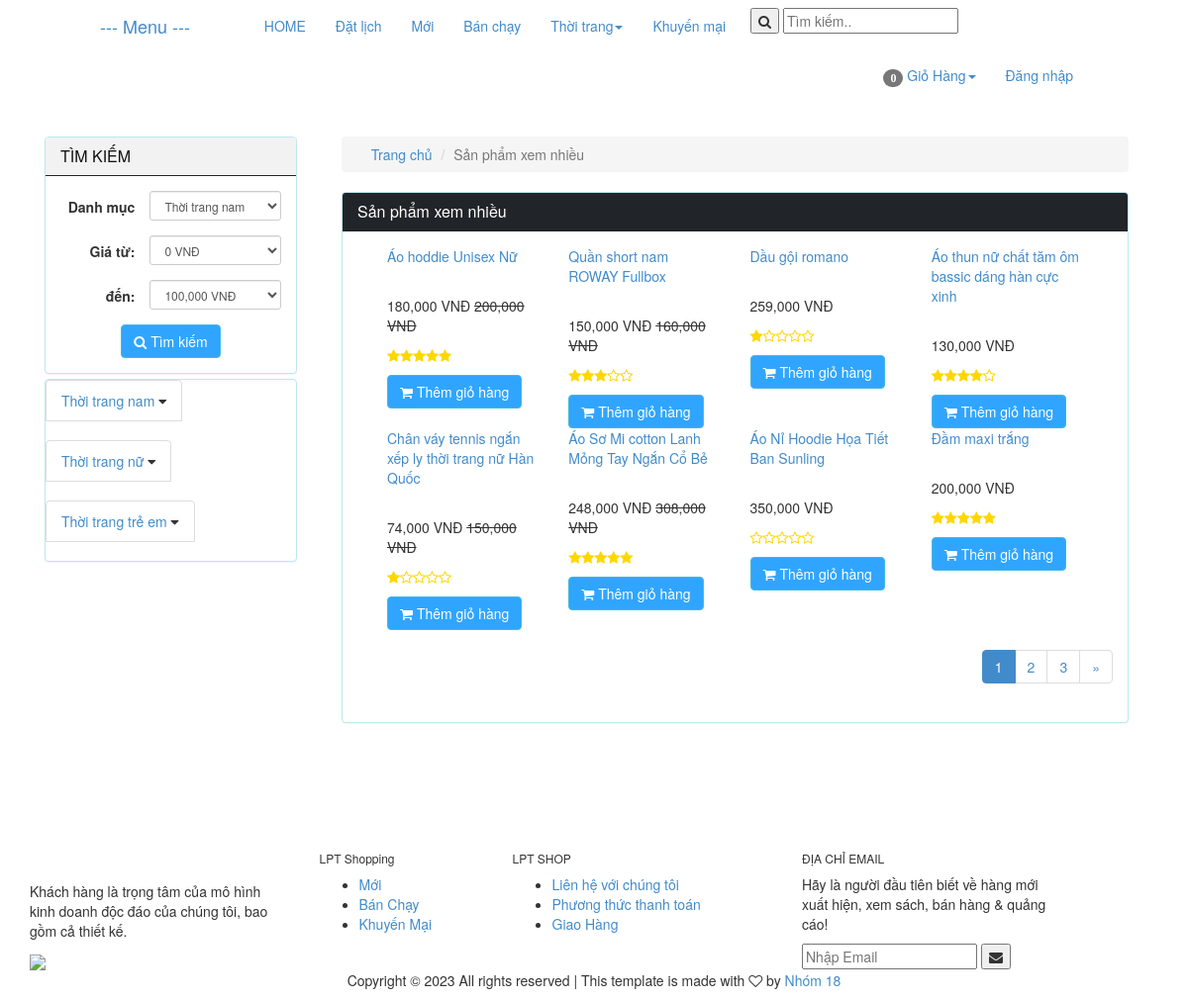
The page /index.php/product/views on the database its author committed.
### tables this page shows
CREATE TABLE `catalog` (
  `id` int(11) NOT NULL,
  `name` varchar(100) NOT NULL,
  `description` varchar(255) DEFAULT NULL,
  `parent_id` int(11) NOT NULL,
  `sort_order` tinyint(4) NOT NULL,
  `created` datetime NOT NULL
);

CREATE TABLE `product` (
  `id` int(255) NOT NULL,
  `catalog_id` int(11) NOT NULL,
  `name` varchar(255) NOT NULL,
  `content` text NOT NULL,
  `price` decimal(15,2) NOT NULL DEFAULT 0.00,
  `discount` int(11) DEFAULT 0,
  `image_link` varchar(100) NOT NULL,
  `image_list` text NOT NULL,
  `view` int(11) NOT NULL DEFAULT 0,
  `buyed` int(255) NOT NULL,
  `rate_total` int(255) NOT NULL DEFAULT 4,
  `rate_count` int(255) NOT NULL DEFAULT 1,
  `created` int(11) NOT NULL
);

### application/controllers/Product.php (called while the page is built, shortened)
<?php
class Product extends MY_Controller {
    public function __construct() {
        parent::__construct();
        $this->load->model('product_model');
        $this->load->model('catalog_model');
        $this->load->model('comment_model');
        $this->load->model('user_model');
        $this->load->model('sizedetail_model');
        $this->load->model('size_model');
        $this->load->model('order_model');
        $this->load->library('form_validation');
        $this->load->helper('form');
        $this->load->library('upload');
        $this->load->library('upload_library');
    }
    public function views() {
        $input = array();
        $input['order'] = array('view', 'DESC');
        $this->load->library('pagination');
        $base_url = base_url('product/views');
        $total = 20;
        $per = 8;
        $uri = 3;
        $config = pagination($base_url, $total, $per, $uri);
        $segment = $this->uri->segment(3);
        $segment = intval($segment);
        $input['limit'] = array($config['per_page'], $segment);
        $product_list = $this->product_model->get_list($input);
        $this->data['product_list'] = $product_list;
        $this->data['temp'] = 'site/product/views';
        $this->load->view('site/layoutsub', $this->data);
    }
}

### index.php (called while the page is built, shortened)
<?php
require_once BASEPATH.'core/CodeIgniter.php';

### application/core/MY_Controller.php (called while the page is built, shortened)
<?php
class MY_Controller extends CI_Controller {
	function __construct()
	{
		$controller = $this->uri->segment(1);
		switch ($controller) {
			default:
				$input = array();
				$input['where'] = array('parent_id' => '1');
				$input['order'] = array('sort_order', 'ASC');
				$catalog = $this->catalog_model->get_list($input);
				break;
		}
	}
}

### application/core/MY_Model.php (called while the page is built, shortened)
<?php if ( ! defined('BASEPATH')) exit('No direct script access allowed');
class MY_Model extends CI_Model {
    var $table = '';
    var $key = 'id';
    var $order = '';
    function query2($sql){
        $rows = $this->db->query($sql);
        return $rows->row();
    }
    function get_list($input = array())
    {
        $query = $this->db->get($this->table);
        return $query->result();
    }
    protected function get_list_set_input($input = array())
    {
        if ((isset($input['where'])) && $input['where'])
        {
            $this->db->where($input['where']);
        }
        if (isset($input['order'][0]) && isset($input['order'][1]))
        {
            $this->db->order_by($input['order'][0], $input['order'][1]);
        }
        else
        {
            $order = ($this->order == '') ? array($this->table.'.'.$this->key, 'desc') : $this->order;
            $this->db->order_by($order[0], $order[1]);
        }
        if (isset($input['limit'][0]) && isset($input['limit'][1]))
        {
            $this->db->limit($input['limit'][0], $input['limit'][1]);
        }
    }
}
?>

### application/views/site/product/views.php (the view, shortened to what this page needs)
<div class="col-xs-12 col-sm-9 col-md-9 col-lg-9 clearpaddingr">
    <div class="col-xs-12 col-sm-12 col-md-12 col-lg-12 clearpadding">
        <ol class="breadcrumb">
            <li><a href="<?php echo base_url(); ?>"><span class="glyphicon glyphicon-home" aria-hidden="true"></span> Trang chủ</a></li>
            <li class="active">Sản phẩm xem nhiều</li>
        </ol>
        <div class="panel panel-info">
            <div class="panel-heading" style="text-align: left">
                <h3 class="panel-title">Sản phẩm xem nhiều</h3>
            </div>
            <div class="panel-body">
                <div class="col-xs-12 col-sm-12 col-md-12 col-lg-12 clearpadding">
                    <?php
                    foreach ($product_list as $value) {
                        $name = covert_vi_to_en($value->name);
                        $name = strtolower($name);
                        ?>
                        <div class="col-xs-12 col-sm-6 col-md-3 col-lg-3 re-padding">
                            <div class="product_item">
                                <p class="product_name" ><a href="<?php echo base_url($name . '-p' . $value->id); ?>" ><?php echo $value->name; ?></a></p>
                                <div class="product-image">
                                </div>
                                <?php
                                if ($value->discount > 0) {
                                    $new_price = $value->price - $value->discount;
                                    ?>
                                    <p><span class='price text-right'><?php echo number_format($new_price); ?> VNĐ</span> <del class="product-discount"><?php echo number_format($value->price); ?> VNĐ</del></p>
                                <?php } else { ?>
                                    <p><span class='price text-right'><?php echo number_format($value->price); ?> VNĐ</span></p>
                                    <?php } ?>
                                <p>
                                    <?php $raty_tb = round($value->rate_total / $value->rate_count); ?>
                                    <?php
                                    $i2 = 1;
                                    for ($i2; $i2 <= $raty_tb; $i2++) {
                                        echo '<i class="fa fa-star" style="color:gold"></i>';
                                    }
                                    $i3 = 1;
                                    for ($i3; $i3 <= (5 - $raty_tb); $i3++) {
                                        echo '<i class="fa fa-star-o" style="color: gold"></i>';
                                    }
                                    ?>
                                </p>
                                <?php
                                $query_count = 'SELECT SUM(quantity) As totalproduct FROM sizedetail WHERE product_id = ' . $value->id;
                                $result = $this->sizedetail_model->query2($query_count);
                                $sl = $result->totalproduct;
                                if ($sl > 0) {
                                    ?>
                                    <a href="<?php echo base_url('cart/add/' . $value->id); ?>"><button class='btn btn-info'><span class="fa fa-shopping-cart" aria-hidden="true"></span> Thêm giỏ hàng</button></a>
                                <?php } else { ?>
                                    <a style="pointer-events: none;"><button style="pointer-events: none;background-color: #333;border: none " class='btn btn-info'>Hết hàng</button></a>
    <?php } ?>
                            </div>
                        </div>
                <?php } ?>
                </div>
<?php echo $this->pagination->create_links(); ?>
            </div>
        </div>
    </div>
</div>

### application/views/site/sidebar.php (shortened to what this page needs)
<?php
$catalog_id = isset($catalog_id) ? $catalog_id : NULL;
$price_from = isset($price_from) ? $price_from : NULL;
$price_to = isset($price_to) ? $price_to : NULL;
?>
<div class="col-xs-12 col-sm-3 col-md-3 col-lg-3 clearpaddingl">
    <div class="panel panel-info" style="margin-bottom: 5px;">
        <div class="panel-heading" style="background-color: #f2f2f2;color: #111">
            <h3 class="panel-title">TÌM KIẾM</h3>
        </div>
        <div class="panel-body">
            <form class="form-horizontal text-center" method="post" action="<?php echo base_url('product/search'); ?>">
                <div class="form-group form-group-sm">
                    <label class="col-sm-5 clearpaddingl control-label" for="formGroupInputSmall">Danh mục</label>
                    <div class="col-sm-7" style="padding-left: 0px">
                        <select class="form-control" name="catalog_id">
                            <?php foreach ($catalog as $value) { ?>
                                <option value="<?php echo $value->id; ?>" style='font-weight: bold' <?php if ($value->id == $catalog_id) echo 'selected'; ?>><?php echo $value->name; ?></option>
                    <?php } ?>
                    </select>
                </div>
        </div>
        <div class="form-group form-group-sm">
            <label class="col-sm-5 control-label" for="formGroupInputSmall">Giá từ:</label>
            <div class="col-sm-7" style="padding-left: 0px">
                <select class="form-control" name="price_from">
                    <?php for ($i = 0; $i < 1400000; $i = $i + 100000) { ?>
                        <option value="<?php echo $i ?>" <?php if ($i == $price_from) echo 'selected'; ?>><?php echo number_format($i); ?> VNĐ</option>
                    <?php } ?>
                </select>
            </div>
        </div>
        <div class="form-group form-group-sm">
            <label class="col-sm-5 control-label" for="formGroupInputSmall">đến:</label>
            <div class="col-sm-7" style="padding-left: 0px">
                <select class="form-control" name="price_to">
                    <?php for ($i = 100000; $i < 1500000; $i = $i + 100000) { ?>
                        <option value="<?php echo $i ?>" <?php if ($i == $price_to) echo 'selected'; ?>><?php echo number_format($i); ?> VNĐ</option>
                    <?php } ?>
                </select>
            </div>
        </div>
                <button class="btn btn-info" type="submit" name='submit'><i class="fa fa-search"></i> Tìm kiếm</button>
        </form>
    </div>
</div>
<div class="panel panel-info">
    <div class="panel-body" style="padding:0px">
        <div class="list-group">
            <?php
            foreach ($catalog as $value) {
                $name = covert_vi_to_en($value->name);
                $name = strtolower($name);
                ?>
                <div class="list-group">
                    <button class="list-group-item dropdown-btn">
                        <a href="<?php echo base_url($name . '-c' . $value->id); ?>" class=""><?php echo $value->name; ?></a>
                        <i class="fa fa-caret-down" ></i>
                    </button>
                </div>
            <?php } ?>
        </div>
    </div>
</div>
</div>

### rows shown on the page
catalog: name "Thời trang nam"
catalog: name "Thời trang nữ"
catalog: name "Thời trang trẻ em"
product: name "Áo hoddie Unisex Nữ", new_price "180,000", price "200,000", rate_total 5 (drawn)
product: name "Quần short nam ROWAY Fullbox", new_price "150,000", price "160,000", rate_count 2 (drawn)
product: name "Dầu gội romano", price "259,000"
product: name "Áo thun nữ chất tăm ôm bassic dáng hàn cực xinh", price "130,000", rate_total 4 (drawn)
product: name "Chân váy tennis ngắn xếp ly thời trang nữ Hàn Quốc", new_price "74,000", price "150,000"
product: name "Áo Sơ Mi cotton Lanh Mỏng Tay Ngắn Cổ Bẻ", new_price "248,000", price "308,000", rate_total 5 (drawn)
product: name "Áo Nỉ Hoodie Họa Tiết Ban Sunling", price "350,000", rate_total 5 (drawn)
product: name "Đầm maxi trắng", price "200,000", rate_total 5 (drawn)

### other values the page prints
$total_items "0"
$this->pagination->create_links() "1 2 3 »"
form field catalog_id "Thời trang nam"
form field price_from "0 VNĐ"
form field price_to "100,000 VNĐ"
